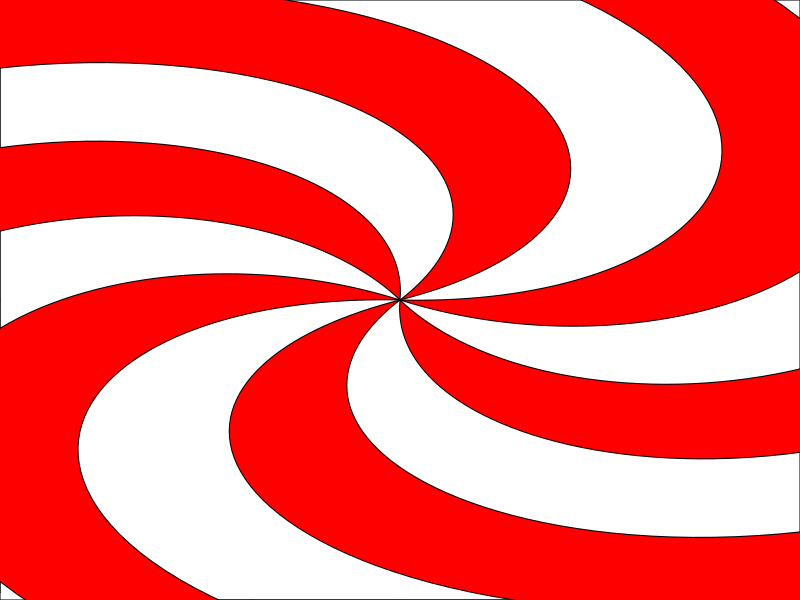

Reproduce this figure in R.
w = 25
h = 38
pdf("banner.pdf",25,38)

par(mar=c(0,0,0,0))
plot(0,0,"n",xlim=c(-w/2,w/2),ylim=c(-h/2,h/2))

nseg = 12
rs = seq(0,h,h/100)
dt = exp(1.5*rs/h)
t0s = 2*pi*(0:(nseg))/(nseg)
for(i in 1:(length(t0s)-1)){
    t0 = t0s[i]
    t1 = t0s[i+1]
    if(i%%2==0){
        polygon(c(rs*cos(t0+dt),rev(rs*cos(t1+dt))),c(rs*sin(t0+dt),rev(rs*sin(t1+dt))),col="red")
    }
}

xs = seq(0,w*2/3)


dev.off()